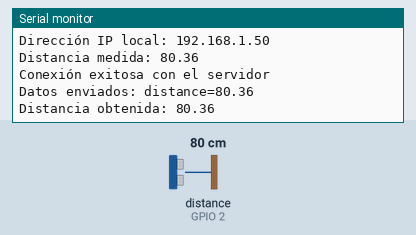
The sketch below on a simulated ESP32. On the bench: the last lines printed to the serial monitor. Wiring (inferred from the names in the program): ultrasonic range finder: trigger GPIO 4; echo GPIO 2. The inputs (shaded band) are chosen by the test bench; at power-on: distance to the obstacle (sensor on GPIO 2) 80 cm. The echo pulse lasts 58.3 µs per cm; WiFi joins after 1.5 s; servers stay silent unless stated.

Above: at 3.2 s.
3.3 s: distance to the obstacle (sensor on GPIO 2) set to 2 cm
At 7.37 s:
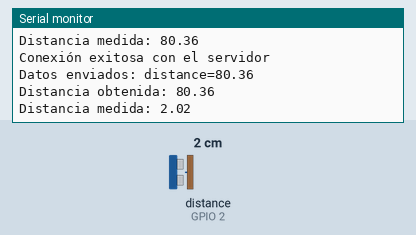
9.1 s: distance to the obstacle (sensor on GPIO 2) set to 4 cm
At 13.7 s:
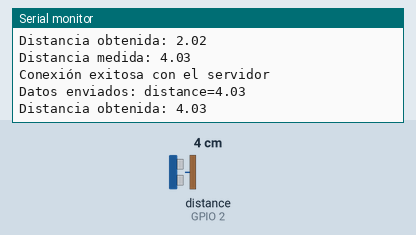
Timing chart, 0 to 15.2 s (numbered marks = the images above; inputs shaded):
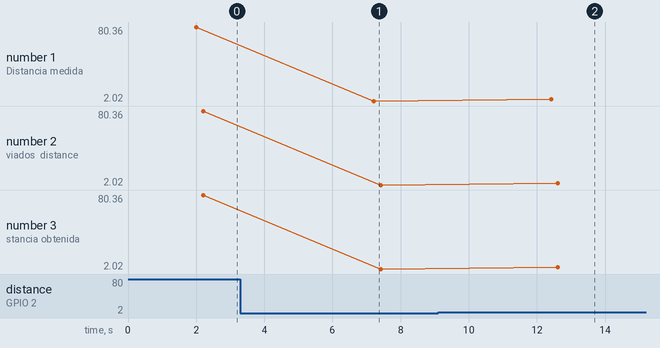

The sketch:

PRACTICA2-IOT-WIFICLIENT.ino
```cpp
#include "UltrasonicSensor.h"
#include "WiFiClientHandler.h"
#include "DistanceReporter.h"

#define TRIG_PIN 4
#define ECHO_PIN 2

UltrasonicSensor ultrasonicSensor(TRIG_PIN, ECHO_PIN);
WiFiClientHandler wifiClientHandler("Prueba", "12345678", "192.168.46.72", 8000);
DistanceReporter distanceReporter(ultrasonicSensor, wifiClientHandler);

void setup() {
  Serial.begin(115200);
  Serial.print("Conectando a la red WiFi...");
  if (!wifiClientHandler.connectWiFi()) {
    Serial.println("No se pudo establecer conexión WiFi.");
    while (true);
  }
}

void loop() {
  float distance = distanceReporter.reportDistance();
  Serial.print("Distancia obtenida: ");
  Serial.println(distance);
  delay(5000);
}
```

DistanceReporter.h
```cpp
#ifndef DISTANCEREPORTER_H
#define DISTANCEREPORTER_H

#include "UltrasonicSensor.h"
#include "WiFiClientHandler.h"

class DistanceReporter {
private:
  UltrasonicSensor &sensor;
  WiFiClientHandler &wifiClient;

public:
  DistanceReporter(UltrasonicSensor &sensor, WiFiClientHandler &wifiClient) : sensor(sensor), wifiClient(wifiClient) {}

  float reportDistance() {
    float distance = sensor.measureDistance();
    Serial.print("Distancia medida: ");
    Serial.println(distance);
    wifiClient.sendData(distance);
    return distance;
  }
};

#endif
```

UltrasonicSensor.h
```cpp
#ifndef ULTRASONICSENSOR_H
#define ULTRASONICSENSOR_H

#include <Arduino.h>

class UltrasonicSensor {
private:
  int triggerPin;
  int echoPin;

public:
  UltrasonicSensor(int triggerPin, int echoPin) {
    this->triggerPin = triggerPin;
    this->echoPin = echoPin;
    pinMode(triggerPin, OUTPUT);
    pinMode(echoPin, INPUT);
  }

  float measureDistance() const {
    digitalWrite(triggerPin, LOW);
    delayMicroseconds(2);
    digitalWrite(triggerPin, HIGH);
    delayMicroseconds(10);
    digitalWrite(triggerPin, LOW);

    long duration = pulseIn(echoPin, HIGH);
    float distance_cm = duration * 0.01723;
    return distance_cm;
  }
};

#endif
```

WiFiClientHandler.h
```cpp
#ifndef WIFICLIENTHANDLER_H
#define WIFICLIENTHANDLER_H

#include <WiFi.h>

class WiFiClientHandler {
private:
  const char *ssid;
  const char *password;
  const char *serverAddress;
  int serverPort;
  WiFiClient client;

public:
  WiFiClientHandler(const char *ssid, const char *password, const char *serverAddress, int serverPort) {
    this->ssid = ssid;
    this->password = password;
    this->serverAddress = serverAddress;
    this->serverPort = serverPort;
  }

  bool connectWiFi() {
    WiFi.begin(ssid, password);
    int timeout = 0;
    while (WiFi.status() != WL_CONNECTED && timeout < 30) {
      delay(1000);
      Serial.print(".");
      timeout++;
    }
    if (WiFi.status() == WL_CONNECTED) {
      Serial.println("\nWiFi conectado exitosamente");
      Serial.print("Dirección IP local: ");
      Serial.println(WiFi.localIP());
      return true;
    } else {
      Serial.println("\nFallo al conectar a WiFi");
      return false;
    }
  }

  bool connectServer() {
    if (client.connect(serverAddress, serverPort)) {
      Serial.println("Conexión exitosa con el servidor");
      return true;
    } else {
      Serial.println("Fallo al conectar con el servidor");
      return false;
    }
  }

  void sendData(float distance) {
    if (!client.connected()) {
      connectServer();
    }
    if (client.connected()) {
      String data = "distance=" + String(distance);
      client.print(data);
      Serial.println("Datos enviados: " + data);
    } else {
      Serial.println("Fallo al enviar los datos.");
    }
  }
};

#endif
```

Measured:
- after the input at 3.3 s, the serial monitor: prints a new line after 3.9 s (image 1)
- after the input at 9.1 s, the serial monitor: prints a new line after 3.3 s (image 2)
- plotted number 1: 80.36 → 2.02 after the input at 3.3 s, 2.02 → 4.03 after the input at 9.1 s
- plotted number 2: 80.36 → 2.02 after the input at 3.3 s, 2.02 → 4.03 after the input at 9.1 s
- plotted number 3: 80.36 → 2.02 after the input at 3.3 s, 2.02 → 4.03 after the input at 9.1 s
